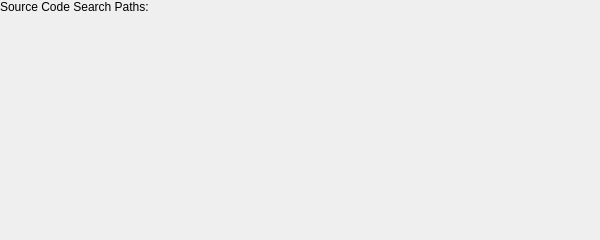
<?xml version="1.0" encoding="UTF-8"?>
<ui version="4.0">
 <class>SourcePathSettingsPage</class>
 <widget class="QWidget" name="SourcePathSettingsPage">
  <property name="geometry">
   <rect>
    <x>0</x>
    <y>0</y>
    <width>600</width>
    <height>240</height>
   </rect>
  </property>
  <property name="windowTitle">
   <string>Form</string>
  </property>
  <layout class="QFormLayout" name="formLayout">
   <property name="horizontalSpacing">
    <number>0</number>
   </property>
   <property name="verticalSpacing">
    <number>0</number>
   </property>
   <property name="leftMargin">
    <number>0</number>
   </property>
   <property name="topMargin">
    <number>0</number>
   </property>
   <property name="rightMargin">
    <number>0</number>
   </property>
   <property name="bottomMargin">
    <number>0</number>
   </property>
   <item row="0" column="0">
    <widget class="QLabel" name="label">
     <property name="text">
      <string>Source Code Search Paths:</string>
     </property>
    </widget>
   </item>
   <item row="0" column="1">
    <widget class="KEditListWidget" name="sourcePaths">
     <property name="buttons">
      <set>KEditListWidget::All</set>
     </property>
    </widget>
   </item>
  </layout>
 </widget>
 <customwidgets>
  <customwidget>
   <class>KEditListWidget</class>
   <extends>QWidget</extends>
   <header>keditlistwidget.h</header>
  </customwidget>
 </customwidgets>
 <resources/>
 <connections/>
</ui>
